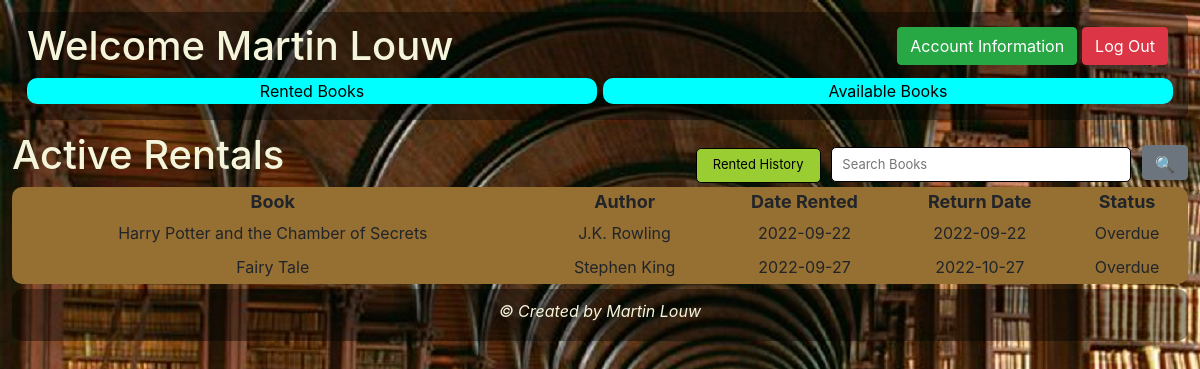
Page /member/memberRented.php (signed in) on the committed database.
### tables this page shows
CREATE TABLE `members` (
  `member_id` int(11) NOT NULL,
  `member_name` varchar(255) NOT NULL,
  `member_surname` varchar(255) NOT NULL,
  `member_date_of_birth` date NOT NULL,
  `member_email` varchar(255) NOT NULL,
  `member_password` varchar(255) NOT NULL,
  `member_contact_number` char(10) NOT NULL,
  `role_id` int(11) NOT NULL
);

CREATE TABLE `books_rented` (
  `rented_id` int(11) NOT NULL,
  `rented_date` date NOT NULL,
  `rented_return_date` date NOT NULL,
  `rented_date_returned` date DEFAULT NULL,
  `member_id` int(11) NOT NULL,
  `book_id` int(11) NOT NULL,
  `books_rented_status_id` int(11) NOT NULL
);

CREATE TABLE `books` (
  `book_id` int(11) NOT NULL,
  `book_name` varchar(255) NOT NULL,
  `book_desc` varchar(10000) NOT NULL,
  `book_published_date` date NOT NULL,
  `genre_id` int(11) NOT NULL,
  `status_id` int(11) NOT NULL,
  `author_id` int(11) NOT NULL
);

CREATE TABLE `authors` (
  `author_id` int(11) NOT NULL,
  `author_name` varchar(255) NOT NULL,
  `author_surname` varchar(255) NOT NULL,
  `author_dob` date NOT NULL
);

### member/memberRented.php (the view)
<?php include '../member/memberHeader.php'; ?>
    <h1>Active Rentals
        <form method="post" class="frmRented">
            <button id="btnRentedHistory" name="btnRentedHistory" class="btnRentedHistory">Rented History</button>
            <input type='text' id="rentedSearch" name="rentedSearch" placeholder="Search Books" class="rentedSearch">
            <button id="btnRentedSearch" name="btnRentedSearch" class="btn btn-secondary btnRentedSearch">&#128269</button>
        </form>
    </h1>
	<form method="post">
        <table class="rentedTable">
            <thead class="rentedTableHead">
                <th>Book</th>
                <th>Author</th>
                <th>Date Rented</th>
                <th>Return Date</th>
                <th>Status</th>
            </thead>
            <tbody>
                <?php
                    $memberID = $_SESSION['loggedInMemberID'];
                    $sql = "SELECT * FROM books_rented
                            INNER JOIN books ON books_rented.book_id = books.book_id
                            INNER JOIN authors ON books.author_id = authors.author_id
                            WHERE NOT books_rented_status_id = '2' AND member_id = '$memberID'
                            ORDER BY rented_return_date ASC";
                    $result = $conn->query($sql);
                    if ($result) {
                        if ($result->num_rows > 0) {
                            while ($row = $result->fetch_assoc()) { ?>
                                <tr class="rentedTableRow">
                                    <td><?= $row['book_name'] ?></td>
                                    <td><?= $row['author_name'] . " " . $row['author_surname'] ?></td>
                                    <td><?= $row['rented_date'] ?></td>
                                    <td><?= $row['rented_return_date'] ?></td>
                                    <td>
                                        <?php
                                            $statusID = $row['books_rented_status_id'];
                                            if ($statusID == 1) { ?>
                                                Ongoing
                                        <?php
                                            }
                                            elseif ($statusID == 3) { ?>
                                                Collect
                                        <?php
                                            }
                                            else { ?>
                                                Overdue
                                    <?php   } ?>
                                    </td>
                                </tr>
                    <?php   } ?>
            </tbody>
        </table>
        <?php       }
                }
                else {
                    echo "Error selecting table " . $conn->error;
                }
        ?>
	</form>
<?php include '../member/memberFooter.php'; ?>

### member/memberHeader.php (shortened to what this page needs)
<!DOCTYPE html>
<html>
	<head>
		<?php require('../php/funcMember.php'); ?>
		<link rel='stylesheet' type='text/css' href='../css/member.css'>
		<link rel="stylesheet" href="https://stackpath.bootstrapcdn.com/bootstrap/4.5.0/css/bootstrap.min.css">
	</head>
	<body>
		<header class="container-fluid">
			<form method="post">
				<?php
					$memberID = $_SESSION['loggedInMemberID'];
					$sql = "SELECT * FROM members
							WHERE member_id = $memberID";
					$result = $conn->query($sql);
					if ($result) {
						if ($result->num_rows > 0) {
							while ($row = $result->fetch_assoc()) { ?>
								<h1>Welcome <?= $row['member_name'] . " " . $row['member_surname'] ?>
				<?php
							}
						}
					}
					else {
						echo "Error selecting table " . $conn->error;
					}
				?>
					<button id="btnLogOut" name="btnLogOut" class="btn btn-danger btnLogOut">Log Out</button>
					<button id="btnAccInfo" name="btnAccInfo" class="btn btn-success btnAccInfo">Account Information</button>
				</h1>
				<section class="buttonGrid">
					<div class="gridButton"><button id="btnRentedBooks" name="btnRentedBooks" class="btnNavigate">Rented Books</button></div>
					<div class="gridButton"><button id="btnAvailableBooks" name="btnAvailableBooks" class="btnNavigate">Available Books</button></div>
				</section>
			</form>
		</header>
		<main>

### css/member.css (style rules this page uses)
body { background-image: url(../media/librarian-as-career.jpg); background-repeat: no-repeat; padding: 1%; }
.container-fluid { background-color: rgba(0,0,0,.4); padding: 10px; border: solid; border-width: 0px; border-radius: 10px; margin-bottom: 1%; }
h1 { color: beige; }
.buttonGrid { display: grid; grid-template-areas: "gridButton gridButton"; grid-template-columns: repeat(2, 1fr); gap: 0.5%; grid-auto-rows: auto; grid-template-rows: auto; }
.gridButton { border: solid; border-width: 0px; border-radius: 10px; margin-bottom: 1%; text-align: center; }
.btnNavigate { background-color: aqua; width: 100%; border: solid; border-width: 0px; border-radius: 10px; }
.frmRented, .frmBooks { float: right; }
.rentedTable, .bookTable { width: 100%; background-color: #966f33; border: solid; border-width: 0px; border-radius: 10px; }
.rentedTableHead, .bookTableHead { text-align: center; padding: 5px; font-size: large; }
.rentedTableRow, .bookTableRow { text-align: center; }
td { padding: 5px; }
.btnRentedSearch, .btnAvailableSearch { height: 35px; font-size: small; margin-top: 7px; }
@media only screen and (min-width: 600px) { .rentedSearch, .availableSearch { height: 35px; font-size: small; border: solid; border-radius: 5px; border-width: 1px; width: 200px; padding-left: 10px; } }
@media only screen and (min-width: 600px) { .btnRentedHistory, .btnRented { font-size: small; width: fit-content; height: 35px; border: solid; border-width: 1px; border-radius: 5px; background-color: yellowgreen; } }
@media only screen and (min-width: 600px) { .btnLogOut, .btnAccInfo { float: right; width: fit-content; margin-right: 5px; margin-top: 5px; } }
@media only screen and (min-width: 768px) { .rentedSearch, .availableSearch { height: 35px; font-size: small; border: solid; border-radius: 5px; border-width: 1px; width: 250px; padding-left: 10px; } }
@media only screen and (min-width: 768px) { .btnRentedHistory, .btnRented { font-size: small; width: fit-content; height: 35px; border: solid; border-width: 1px; border-radius: 5px; background-color: yellowgreen; } }
@media only screen and (min-width: 768px) { .btnLogOut, .btnAccInfo { float: right; width: auto; margin-right: 5px; margin-top: 5px; } }
@media only screen and (min-width: 860px) { .rentedSearch, .availableSearch { height: 35px; font-size: small; border: solid; border-radius: 5px; border-width: 1px; width: 250px; padding-left: 10px; } }
@media only screen and (min-width: 860px) { .btnRentedHistory, .btnRented { font-size: small; width: 125px; height: 35px; border: solid; border-width: 1px; border-radius: 5px; background-color: yellowgreen; } }
@media only screen and (min-width: 860px) { .btnLogOut, .btnAccInfo { float: right; width: auto; margin-right: 5px; margin-top: 5px; } }
@media only screen and (min-width: 992px) { .rentedSearch, .availableSearch { height: 35px; font-size: small; border: solid; border-radius: 5px; border-width: 1px; width: 300px; padding-left: 10px; } }
@media only screen and (min-width: 992px) { .btnRentedHistory, .btnRented { font-size: small; width: 125px; height: 35px; border: solid; border-width: 1px; border-radius: 5px; background-color: yellowgreen; } }
@media only screen and (min-width: 992px) { .btnLogOut, .btnAccInfo { float: right; width: auto; margin-right: 5px; margin-top: 5px; } }
@media only screen and (min-width: 1200px) { .rentedSearch, .availableSearch { height: 35px; font-size: small; border: solid; border-radius: 5px; border-width: 1px; width: 300px; padding-left: 10px; } }
@media only screen and (min-width: 1200px) { .btnRentedHistory, .btnRented { font-size: small; width: 125px; height: 35px; border: solid; border-width: 1px; border-radius: 5px; background-color: yellowgreen; } }
@media only screen and (min-width: 1200px) { .btnLogOut, .btnAccInfo { float: right; width: auto; margin-right: 5px; margin-top: 5px; } }

### rows in the picture
members: member_name "Martin", member_surname "Louw"
books_rented: book.book_name "Harry Potter and the Chamber of Secrets", authors.author_name "J.K.", authors.author_surname "Rowling", rented_date "2022-09-22", rented_return_date "2022-09-22", shows "Overdue"
books_rented: book.book_name "Fairy Tale", authors.author_name "Stephen", authors.author_surname "King", rented_date "2022-09-27", rented_return_date "2022-10-27", shows "Overdue"
